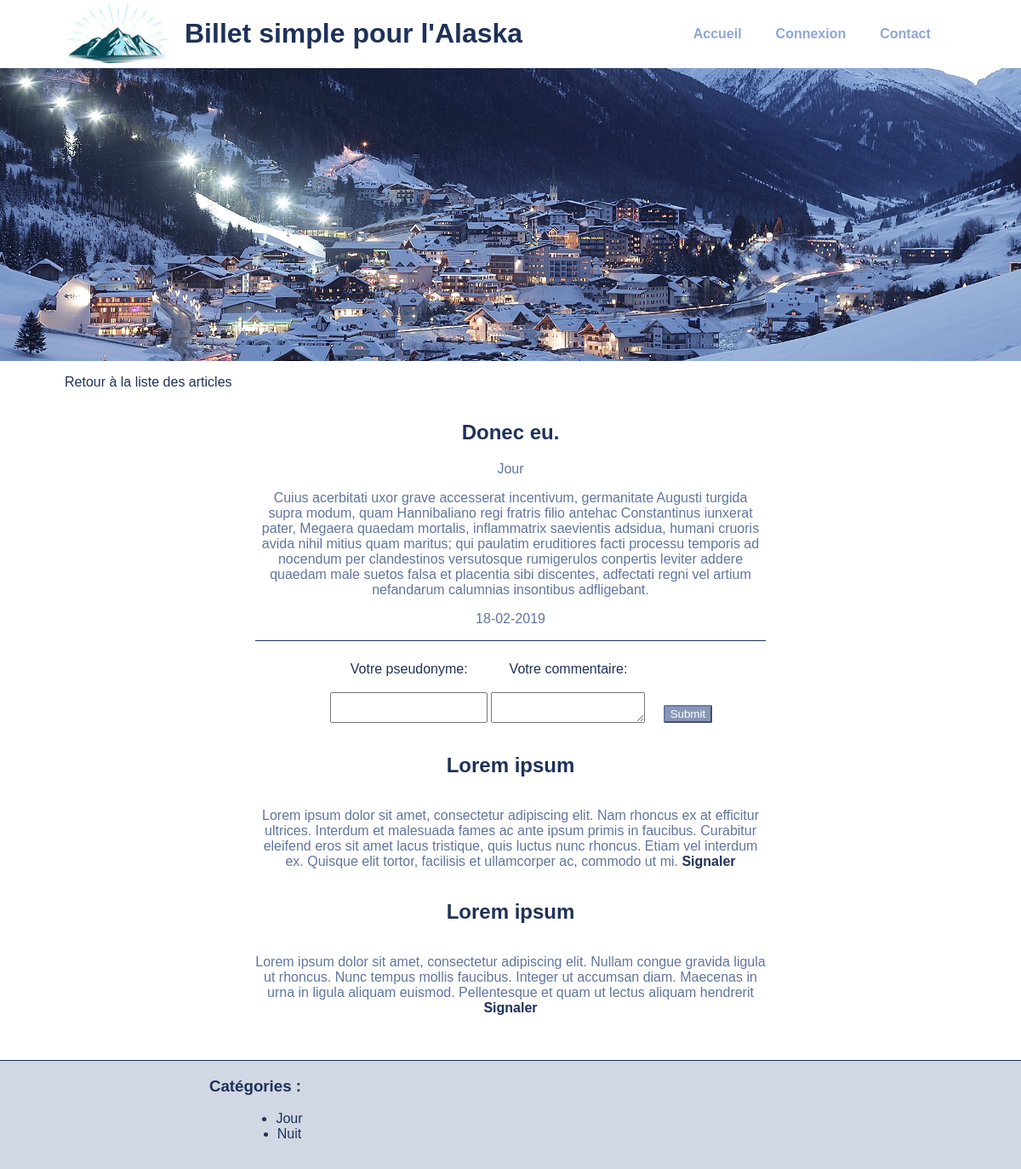
/index.php?a=billet&articles=1, run on the app's committed database.
### tables this page shows
CREATE TABLE `articles` (
  `id` int(11) NOT NULL,
  `titre` varchar(255) NOT NULL,
  `date` date NOT NULL,
  `categorie` varchar(255) NOT NULL,
  `message` text NOT NULL
);

CREATE TABLE `commentaires` (
  `id` int(11) NOT NULL,
  `id_article` int(11) NOT NULL,
  `pseudo` varchar(255) NOT NULL,
  `commentaire` text NOT NULL,
  `signalement` int(11) NOT NULL
);

### controller/controllerArticles.php (called while the page is built, shortened)
<?php
class controllerArticles{
    public function billet(){
        require 'modele/modeleBillets.php';
        require 'modele/modeleCommentaires.php';
        $post = new commentaires();
        $article_id = $_GET['articles'];
        $rep = $post->commentaire($article_id);
        $post = new billets();
        $reponse = $post->billet($article_id);
        require 'vue/billets.php';
    }
}

### modele/modeleBillets.php (called while the page is built, shortened)
<?php
class billets extends appelBDD {
            public function billet($id_article){
                $bdd = $this->dbConnect();
                $reponse = $bdd->prepare('SELECT id, titre, date, categorie, message FROM articles WHERE id = ?');
                $reponse->execute(array($id_article));
                return $reponse;
            }
}

### modele/modeleCommentaires.php (called while the page is built, shortened)
<?php
class commentaires extends appelBDD {
        public function commentaire($article_id){
            $bdd = $this->dbConnect();
            $rep = $bdd->prepare('SELECT id, pseudo, commentaire, signalement FROM commentaires WHERE id_article = ?');
            $rep->execute(array($article_id));
            return $rep;
        }
}

### vue/billets.php (the view, shortened to what this page needs)
<!DOCTYPE html>
<html lang="fr">
<head>
    <link rel="stylesheet" type="text/css" href="css/style.css">
</head>
<body>
    <?php include 'includes/header.php'; ?>
    <img src="img/alaska.jpg" alt="imageSlideAlaska" class="slide" />
    <a href="index.php">Retour à la liste des articles</a>
    <div id="articles">
        <?php
while ($donnees = $reponse->fetch())
{
?>
        <h2>
            <?php echo htmlspecialchars ($donnees['titre'])?>
        </h2>
        <p>
            <?php echo htmlspecialchars ($donnees['categorie'])?>
        </p>
        <p>
            <?php echo htmlspecialchars ($donnees['message'])?>
        </p>
        <p>
            <?php $date =  htmlspecialchars ($donnees['date']);
        echo date('d-m-Y', strtotime($date));?>
        </p>
        <?php
}
?>
    </div>
    <div class="separation"></div>
    <div id="ajoutCommentaire">
        <form method="post" action="" id="form">
            <div id="blockPseudo">
                <label for="pseudo" class="label">Votre pseudonyme:</label><br />
                <input type="text" name="pseudo" id="pseudo" required />
            </div>
            <div id="blockCommentaires">
                <label for="pseudo" class="label">Votre commentaire:</label><br />
                <textarea name="commentaire" id="messages" required></textarea>
            </div>
            <div class="bouton">
                <input type="submit" class="submit" />
            </div>
        </form>
    </div>
    <div id="commentaires">
        <?php
while ($donnees = $rep->fetch())
{
?>
        <h2>
            <?php echo htmlspecialchars ($donnees['pseudo'])?>
        </h2>
        <p>
            <?php echo htmlspecialchars ($donnees['commentaire'])?>
            <a href="index.php?signalement=ajoutSignalement&commentaire=<?php echo $donnees['id']; ?>&articles=<?= $_GET['articles']?>">Signaler</a>
        </p>
        <?php
}
?>
    </div>
    <?php require 'includes/footer.php'; ?>
</body>
</html>

### css/style.css (style rules this page uses)
body { overflow-x: hidden; margin: 0; font-family: 'Arial'; }
p { text-align: center; color: #60759F; }
h2 { color: #1e3158; display: flex; justify-content: center; }
.slide { height: auto; width: 100%; }
img + a { text-decoration: none; display: block; color: #1e3158; margin-left: 76px; margin-top: 1%; }
#articles, #listeArticles { margin: auto; width: 50%; margin-top: 3%; }
#ajoutCommentaire { display: flex; justify-content: center; margin-top: 2%; margin-bottom: 1%; }
#ajoutCommentaire form { display: flex; }
#blockPseudo { margin-right: 1%; }
#pseudo { height: 30px; }
.label { display: flex; justify-content: center; color: #1e3158; }
#commentaires { margin-bottom: 5%; width: 50%; text-align: center; display: flex; flex-direction: column; justify-content: center; margin: auto; }
#commentaires a { text-decoration: none; color: #1e3158; font-weight: bold; }
.bouton { height: 72px; display: flex; flex-direction: column; align-items: flex-end; justify-content: flex-end; margin-left: 5%; }
.bouton input { background-color: #60759fbf; border-color: #60759fbf; color: #FFFFFF; border-radius: 4%; cursor: pointer; }
.separation { border-top: 1px #1e3158 solid; width: 50%; margin: auto; }

### data on the page
articles: titre "Donec eu.", categorie "Jour", message "Cuius acerbitati uxor grave accesserat incentivum, germanitate Augusti turgida supra modum, quam Hannibaliano regi fratris filio antehac Constantinus iunxerat pater, Megaera quaedam mortalis, inflammatrix saevientis adsidua, humani cruoris avida nihil mitius quam maritus; qui paulatim eruditiores facti processu temporis ad nocendum per clandestinos versutosque rumigerulos conpertis leviter addere quaedam male suetos falsa et placentia sibi discentes, adfectati regni vel artium nefandarum calumnias insontibus adfligebant.", date "18-02-2019"
commentaires: pseudo "Lorem ipsum", commentaire "Lorem ipsum dolor sit amet, consectetur adipiscing elit. Nam rhoncus ex at efficitur ultrices. Interdum et malesuada fames ac ante ipsum primis in faucibus. Curabitur eleifend eros sit amet lacus tristique, quis luctus nunc rhoncus. Etiam vel interdum ex. Quisque elit tortor, facilisis et ullamcorper ac, commodo ut mi."
commentaires: pseudo "Lorem ipsum", commentaire "Lorem ipsum dolor sit amet, consectetur adipiscing elit. Nullam congue gravida ligula ut rhoncus. Nunc tempus mollis faucibus. Integer ut accumsan diam. Maecenas in urna in ligula aliquam euismod. Pellentesque et quam ut lectus aliquam hendrerit"
